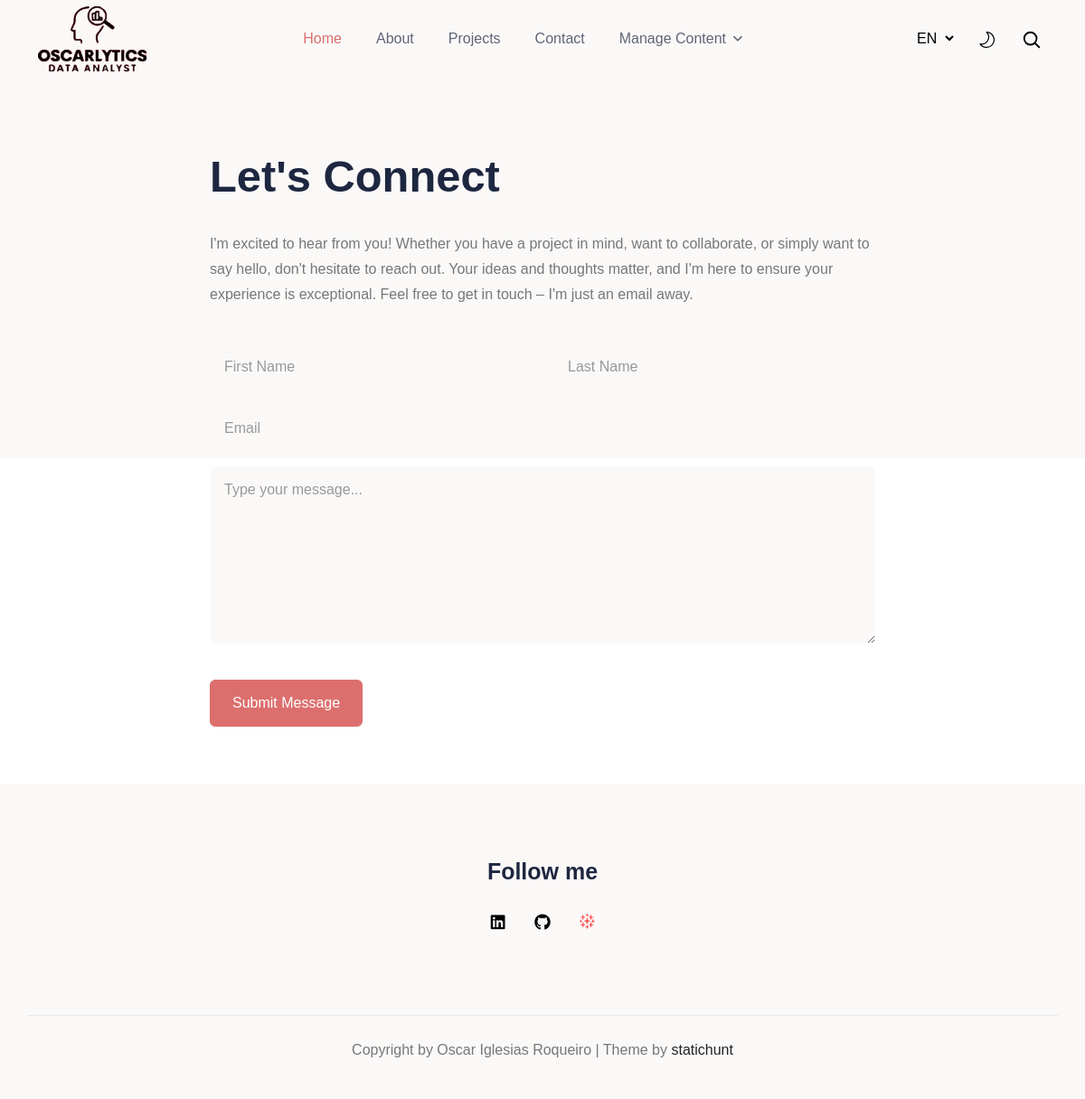
The app's page /contact/ (signed in) with its own data.
### portfolio/models.py (models this page shows, shortened)
class Content(db.Model):
    __tablename__ = 'portfolio_content'
    id = db.Column(db.Integer, primary_key=True)
    template = db.Column(db.String(20), index=True)
    variable = db.Column(db.String(20), index=True)
    languageid = db.Column(db.Integer, db.ForeignKey(
        'languages.id', name='fk_languageid'))
    value = db.Column(db.Text)
    def get_value(tem, lang, var) -> dict:
        if lang is None:
            return dict()
        langid = Languages.query.filter(Languages.language == lang).first().id
        cont = Content.query.filter(Content.template == str(tem or ''),
                                    Content.languageid == langid,
                                    Content.variable == var).first()
        if cont:
            d = dict()
            d['value'] = cont.value
            return d
        else:
            return {}

### portfolio/routes.py (the view, shortened to what this page needs)
@portfolio.route('/contact/', methods=['GET', 'POST'])
@portfolio.route('/<lang>/contact/', methods=['GET', 'POST'])
def contact(lang=None, proj_date=None, proj_n=1, title_slug=None):
    if lang is None:
        lang = 'en'  # Set a default language if lang is not provided
    set_lang(lang)
    set_proj(proj_n)
    set_date(proj_date)
    set_slug(title_slug)
    value = Content.get_value('contact', lang, 'title')
    title = '' if not value else str(value['value'])
    value = Content.get_value('contact', lang, 'subtitle')
    subtitle = '' if not value else str(value['value'])
    value = Content.get_value('contact', lang, 'first_name')
    first_name = '' if not value else str(value['value'])
    value = Content.get_value('contact', lang, 'last_name')
    last_name = '' if not value else str(value['value'])
    value = Content.get_value('contact', lang, 'email')
    email = '' if not value else str(value['value'])
    value = Content.get_value('contact', lang, 'message')
    message = '' if not value else str(value['value'])
    value = Content.get_value('contact', lang, 'submit')
    submit = '' if not value else str(value['value'])
    value = Content.get_value('contact', lang, 'email_subject')
    email_subject = '' if not value else str(value['value'])
    return render_template('contact/index.html', lang=lang, title=title,
                           subtitle=subtitle, first_name=first_name,
                           last_name=last_name, email=email, message=message,
                           submit=submit)

### portfolio/models.py (called while the page is built)
@login.user_loader
def load_user(id):
    return Users.query.get(int(id))

    def __repr__(self):
        return self.language.lower()

    def get_all():
        return Languages.query.all()

### portfolio/routes.py (called while the page is built)
@portfolio.before_request
def set_lang(lang=None):
    request.lang = request.args.get('lang', lang)

@portfolio.before_request
def set_proj(proj_n=1):
    request.proj_n = request.args.get('proj_n', proj_n)

@portfolio.before_request
def set_date(proj_date=None):
    request.proj_date = request.args.get('proj_date', proj_date)

@portfolio.before_request
def set_slug(slug=None):
    request.title_slug = request.args.get('title_slug', slug)

### portfolio/templates/contact/index.html (shortened to what this page needs)
{% extends 'base.html' %}
{% block content %}
        <div class="row">
          <div class="col-12 col-lg-8  mx-auto">
            <div class="pb-5">
              <h1 id="contact-me">{{title}}</h1>
              <p>{{subtitle}}</p>
            </div>
            <form action="" method="post">
              <div class="row g-4">
                <div class="col-md-6 mb-3 mt-0">
                  <input type="text" class="form-control" placeholder="{{first_name}}" aria-label="{{first_name}}" name="First Name" required>
                </div>
                <div class="col-md-6 mb-3 mt-0">
                  <input type="text" class="form-control" placeholder="{{last_name}}" aria-label="last_name" name="Last Name" required>
                </div>
                <div class="col-12 mb-3 mt-0">
                  <input type="email" class="form-control" placeholder="{{email}}" aria-label="{{email}}" name="Email" required>
                </div>
                <div class="col-12 mb-3 mt-0">
                  <textarea  rows="7" class="form-control mb-4" placeholder="{{message}}" id="floatingTextarea" name="Type your message..." required></textarea>
                </div>
                <div class="col-12 mb-3 mt-0">
                  <button type="submit" class="btn btn-primary btn-md">{{submit}}</button>
                </div>
              </div>
            </form>
          </div>
        </div>
{% endblock %}

### portfolio/templates/base.html (shortened to what this page needs)
<!DOCTYPE html>
<html lang="en-us" itemscope itemtype="http://schema.org/WebPage">
<head>
  <link rel="stylesheet" type="text/css" href="{{ url_for('static', filename='css/style.css') }}">
  <link rel="stylesheet" type="text/css" href="{{ url_for('static', filename='css/fonts.css') }}">
</head>
<body >
  <header class="sticky-top bg-body navigation">
    <div class="container">
      <nav class="navbar navbar-expand-lg navbar-light flex-lg-nowrap py-0">
        <a class="navbar-brand" href="{{ url_for('index', _external=True, lang=lang) }}">
          <img loading="preload" decoding="async" class="img-fluid mb-0 only-light" width="120" height="85" src="{{ url_for('static', filename='img/Logo_black_240x.webp') }}" alt="Oscarlytics" onerror="this.onerror=null;this.src='{{ url_for("static", filename="img/Logo_black_120x.png") }}'">
        </a>
        <div class="collapse navbar-collapse text-center" id="navigation">
          <ul class="navbar-nav mx-auto">
            <li class="nav-item active">
              <a class="nav-link"
                href="{{ url_for('index', _external=True, lang=lang, proj_date=proj_date) }}">{{ menu_home }}</a>
            </li>
              <li class="nav-item ">
              <a class="nav-link"
                href="{{ url_for('about', _external=True, lang=lang, proj_date=proj_date) }}">{{ menu_about }}</a>
            </li>
            <li class="nav-item ">
              <a class="nav-link"
                href="{{ url_for('projects', _external=True, lang=lang) }}">{{ menu_projects }}</a>
            </li>
            <li class="nav-item ">
              <a class="nav-link"
                href="{{ url_for('contact', _external=True, lang=lang, proj_date=proj_date) }}">{{ menu_contact }}</a>
            </li>
            {% if current_user.is_authenticated %}
              <li class="nav-item dropdown">
                <a class="nav-link dropdown-toggle" href="#" role="button" data-bs-toggle="dropdown" aria-haspopup="true" aria-expanded="false">{{ menu_manage }}</a>
              </li>
            {% endif %}
          </ul>
          <select class="m-2 me-0 border-0 bg-transparent select-language d-none d-lg-inline-block" id="select-language" onchange="location = this.value;">
            {% for language in languages %}
              {% if request.endpoint == 'catch_all' %}
                  <option id="{{ language }}" value="{{ url_for(request.endpoint, _external=True, lang=language, proj_date=proj_date, proj_n=proj_n, title_slug=title_slug, path=request.path) }}" {% if lang == language %}selected{% endif %}>{{ language.upper() }}</option>
              {% else %}
                  <option id="{{ language }}" value="{{ url_for(request.endpoint, _external=True, lang=language, proj_date=proj_date, proj_n=proj_n, title_slug=title_slug) }}" {% if lang == language %}selected{% endif %}>{{ language.upper() }}</option>
              {% endif %}
            {% endfor %}
          </select>
          <div class="theme-switcher px-3 px-lg-4 d-none d-lg-inline-block">
          </div>
          <div class="search d-none d-lg-inline-block">
            <button aria-label="search" class="searchOpen search-btn">
              <svg xmlns="http://www.w3.org/2000/svg" fill="none" viewBox="0 0 24 24" height="22" width="22" stroke-width="2" stroke="currentColor">
                <path stroke-linecap="round" stroke-linejoin="round" d="M21 21l-5.197-5.197m0 0A7.5 7.5 0 105.196 5.196a7.5 7.5 0 0010.607 10.607z" />
              </svg>
            </button>
          </div>
        </div>
      </nav>
  </div>
  </header>
	<main>
    <section class="banner bg-white section pb-5">
      <div class="container">
        {% block content %}{% endblock%}
      </div>
    </section>
	</main>
	<footer class="text-center footer">
    <div class="container">
      <div class="row section">
        <div class="col-12">
          <h4 class="fw-semibold">{% block foot %}{{foot}}{% endblock%}</h4>
            <ul class="list-inline social-links">
              <li class="list-inline-item"><a href="https://www.linkedin.com/in/oscar-iglesias-roqueiro/" title=""><i class="fab fa-linkedin"></i></a>
              </li>
              <li class="list-inline-item"><a href="https://github.com/oiroqueiro" title=""><i class="fab fa-github"></i></a>
              </li>
              <li class="list-inline-item"><a href="https://public.tableau.com/app/profile/.scar.iglesias.roqueiro" title=""><i class="icon-logo-tableau-red"></i></a>
              </li>
            </ul>
        </div>
      </div>
      <div class="row">
        <div class="col-12 border-top py-4">
          <p>Copyright by Oscar Iglesias Roqueiro  | Theme by <a target="_blank" rel="noopener noreferrer" href="https://statichunt.com/">statichunt</a></p>
        </div>
      </div>
    </div>
  </footer>
  </body>
</html>

### records on screen
Content: value "Home"
Content: value "About"
Content: value "Projects"
Content: value "Contact"
Content: value "Manage Content"
Content: value "Let's Connect"
Content: value "I'm excited to hear from you! Whether you have a project in mind, want to collaborate, or simply want to say hello, don't hesitate to reach out. Your ideas and thoughts matter, and I'm here to ensure your experience is exceptional. Feel free to get in touch – I'm just an email away."
Content: value "First Name"
Content: value "Last Name"
Content: Email "Email"
Content: value "Type your message..."
Content: value "Submit Message"
Content: value "Follow me"

### other values on screen
form field value "EN"
